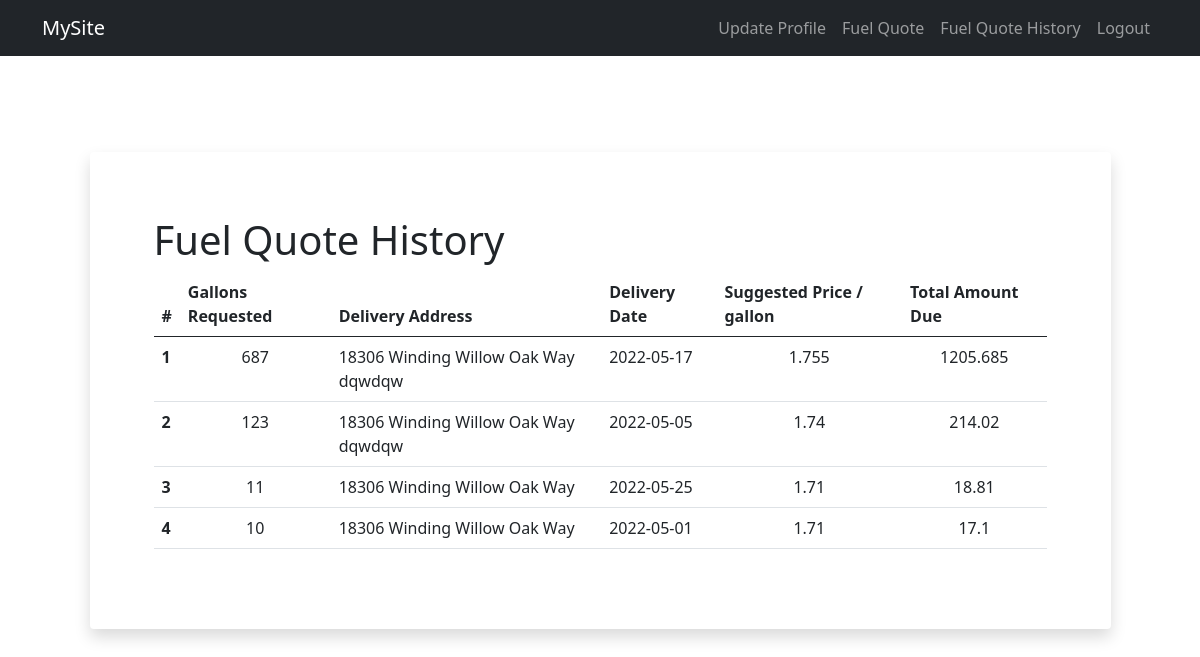
The app's page / (signed in) with its own data.
### app.py (models this page shows)
class FuelQuote(db.Model):
    __tablename__ = "fuel_quote"
    id = db.Column(db.Integer, primary_key=True)
    gallons = db.Column(db.Integer, unique=False)
    delivery_date = db.Column(db.String(250), nullable=False)
    delivery_address = db.Column(db.String(250), nullable=False)
    price = db.Column(db.Float, nullable=True)
    user_id = db.Column(db.Integer, db.ForeignKey("user_credentials.id"))
    user = db.relationship("UserCredentials", back_populates="fuel_quotes")

### app.py (the view)
@app.route('/')
@login_required
def quote_history():
    fuel_quotes = FuelQuote.query.filter_by(user=current_user).all()
    print(fuel_quotes)
    return render_template('quote-history.html', fuel_quotes=fuel_quotes)

### app.py (called while the page is built)
@login_manager.user_loader
def load_user(user_id):
    return UserCredentials.query.get(int(user_id))

    @property
    def is_authenticated(self):
        return True

### templates/quote-history.html (shortened to what this page needs)
<!DOCTYPE html>
<html lang="en">
  <head>
    <link href="https://cdn.jsdelivr.net/npm/bootstrap@5.0.2/dist/css/bootstrap.min.css" rel="stylesheet">
  </head>
  <body>
    {% include 'navbar.html' %}
    <div class="container">
      <div class="row mt-5">
        <div class="col-md-11 mx-auto mt-5">
          <div class="card shadow border-0 rounder-0 p-5">
            <div class="card-body">
                <h1>Fuel Quote History</h1>
                <table class="table">
                  <thead>
                    <tr>
                      <th scope="col">#</th>
                      <th scope="col">Gallons Requested</th>
                      <th scope="col">Delivery Address</th>
                      <th scope="col">Delivery Date</th>
                      <th scope="col">Suggested Price / gallon </th>
                      <th scope="col">Total Amount Due</th>
                    </tr>
                  </thead>
                  <tbody>
                    {% for quote in fuel_quotes %}
                    <tr>
                      <th scope="row">{{loop.index}}</th>
                      <td class="text-center">{{quote.gallons}}</td>
                      <td>{{quote.delivery_address}}</td>
                      <td>{{quote.delivery_date}}</td>
                      <td class="text-center">{{quote.price}}</td>
                      {% set total_due = quote.gallons|float * quote.price|float  %}
                      <td class="text-center">{{total_due}}</td>
                    </tr>
                    {% endfor %}
                  </tbody>
                </table>
              </div>
            </div>
          </div>
        </div>
      </div>
  </body>
</html>

### templates/navbar.html (shortened to what this page needs)
<nav class="navbar navbar-expand-lg navbar-dark bg-dark">
    <div class="container">
      <a class="navbar-brand" href="/">MySite</a>
      <div class="collapse navbar-collapse" id="navbarNav">
        <ul class="navbar-nav ms-auto">
        {% if not current_user.is_authenticated %}
          <li class="nav-item">
            <a class="nav-link" aria-current="page" href="{{url_for('register')}}">Register</a>
          </li>
          <li class="nav-item">
            <a class="nav-link" href="{{url_for('login')}}">Login</a>
          </li>
          {% else %}
          <li class="nav-item">
            <a class="nav-link" href="{{url_for('profile')}}">Update Profile</a>
          </li>
          <li class="nav-item">
            <a class="nav-link" href="{{url_for('fuel_quote')}}" tabindex="-1" aria-disabled="true">Fuel Quote</a>
          </li>
          <li class="nav-item">
            <a class="nav-link" href="{{url_for('quote_history')}}" tabindex="-1" aria-disabled="true">Fuel Quote History</a>
          </li>
          <li class="nav-item">
            <a class="nav-link" href="{{url_for('logout')}}">Logout</a>
          </li>
        {% endif %}
        </ul>
      </div>
    </div>
  </nav>

### records on screen
FuelQuote: gallons "687", delivery_address "18306 Winding Willow Oak Way dqwdqw", delivery_date "2022-05-17", price "1.755", total_due "1205.685"
FuelQuote: gallons "123", delivery_address "18306 Winding Willow Oak Way dqwdqw", delivery_date "2022-05-05", price "1.74", total_due "214.02"
FuelQuote: gallons "11", delivery_address "18306 Winding Willow Oak Way", delivery_date "2022-05-25", price "1.71", total_due "18.81"
FuelQuote: gallons "10", delivery_address "18306 Winding Willow Oak Way", delivery_date "2022-05-01", price "1.71", total_due "17.1"
